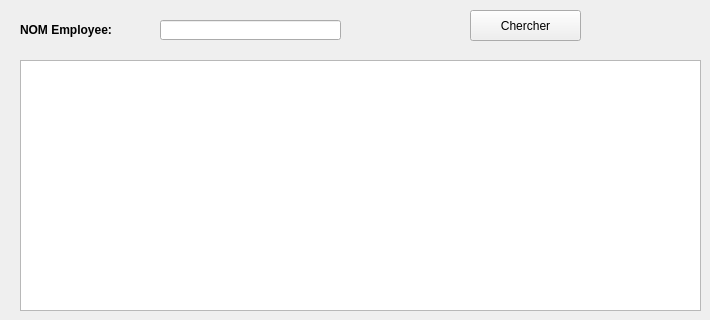
      <widget class="QWidget" name="aff_region">
       <attribute name="title">
        <string>afficher</string>
       </attribute>
       <widget class="QTableView" name="four">
        <property name="geometry">
         <rect>
          <x>20</x>
          <y>60</y>
          <width>681</width>
          <height>251</height>
         </rect>
        </property>
        <property name="styleSheet">
         <string notr="true"/>
        </property>
       </widget>
       <widget class="QLabel" name="label_33">
        <property name="geometry">
         <rect>
          <x>20</x>
          <y>20</y>
          <width>91</width>
          <height>20</height>
         </rect>
        </property>
        <property name="font">
         <font>
          <weight>75</weight>
          <bold>true</bold>
         </font>
        </property>
        <property name="text">
         <string>NOM Employee:</string>
        </property>
       </widget>
       <widget class="QPushButton" name="chercher_cp_F">
        <property name="geometry">
         <rect>
          <x>470</x>
          <y>10</y>
          <width>111</width>
          <height>31</height>
         </rect>
        </property>
        <property name="palette">
         <palette>
          <active/>
          <inactive/>
          <disabled/>
         </palette>
        </property>
        <property name="autoFillBackground">
         <bool>false</bool>
        </property>
        <property name="styleSheet">
         <string notr="true">#pushButton_chercher
{
-moz-box-shadow: 0px 10px 14px -7px #3e7327;
	-webkit-box-shadow: 0px 10px 14px -7px #3e7327;
	box-shadow: 0px 10px 14px -7px #3e7327;
	background:-webkit-gradient(linear, left top, left bottom, color-stop(0.05, #77b55a), color-stop(1, #72b352));
	background:-moz-linear-gradient(top, #77b55a 5%, #72b352 100%);
	background:-webkit-linear-gradient(top, #77b55a 5%, #72b352 100%);
	background:-o-linear-gradient(top, #77b55a 5%, #72b352 100%);
	background:-ms-linear-gradient(top, #77b55a 5%, #72b352 100%);
	background:linear-gradient(to bottom, #77b55a 5%, #72b352 100%);
	
	background-color: darkCyan ;
	-moz-border-radius:4px;
	-webkit-border-radius:4px;
	border-radius:4px;
	border:1px solid #4b8f29;
	display:inline-block;
	cursor:pointer;
	color:#ffffff;
	font-family:Arial;
	font-size:13px;
	font-weight:bold;
	padding:6px 12px;
	text-decoration:none;
	text-shadow:0px 1px 0px #5b8a3c;
}
#pushButton_chercher:hover{
background:-webkit-gradient(linear, left top, left bottom, color-stop(0.05, #72b352), color-stop(1, #77b55a));
	background:-moz-linear-gradient(top, #72b352 5%, #77b55a 100%);
	background:-webkit-linear-gradient(top, #72b352 5%, #77b55a 100%);
	background:-o-linear-gradient(top, #72b352 5%, #77b55a 100%);
	background:-ms-linear-gradient(top, #72b352 5%, #77b55a 100%);
	background:linear-gradient(to bottom, #72b352 5%, #77b55a 100%);
	
	background-color:blue;
}</string>
        </property>
        <property name="text">
         <string>Chercher</string>
        </property>
       </widget>
       <widget class="QLineEdit" name="chercher_regionF">
        <property name="geometry">
         <rect>
          <x>160</x>
          <y>20</y>
          <width>181</width>
          <height>20</height>
         </rect>
        </property>
        <property name="text">
         <string/>
        </property>
       </widget>
      </widget>
